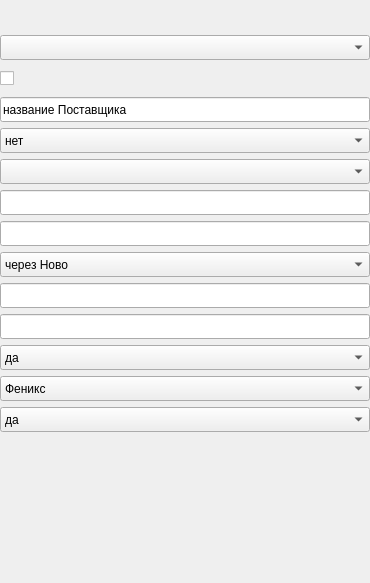
          <widget class="QFrame" name="frame_2">
           <property name="minimumSize">
            <size>
             <width>370</width>
             <height>0</height>
            </size>
           </property>
           <property name="maximumSize">
            <size>
             <width>370</width>
             <height>16777215</height>
            </size>
           </property>
           <layout class="QVBoxLayout" name="verticalLayout_3">
            <property name="spacing">
             <number>6</number>
            </property>
            <property name="leftMargin">
             <number>0</number>
            </property>
            <property name="topMargin">
             <number>3</number>
            </property>
            <property name="rightMargin">
             <number>0</number>
            </property>
            <property name="bottomMargin">
             <number>3</number>
            </property>
            <item>
             <widget class="QLabel" name="label_filter_title_spacer">
              <property name="minimumSize">
               <size>
                <width>0</width>
                <height>26</height>
               </size>
              </property>
              <property name="maximumSize">
               <size>
                <width>16777215</width>
                <height>26</height>
               </size>
              </property>
              <property name="font">
               <font>
                <family>Tahoma</family>
                <pointsize>9</pointsize>
                <italic>false</italic>
                <bold>false</bold>
               </font>
              </property>
              <property name="text">
               <string />
              </property>
             </widget>
            </item>
            <item>
             <widget class="QComboBox" name="cbo_SupplName">
              <property name="minimumSize">
               <size>
                <width>0</width>
                <height>25</height>
               </size>
              </property>
              <property name="maximumSize">
               <size>
                <width>16777215</width>
                <height>25</height>
               </size>
              </property>
             </widget>
            </item>
            <item>
             <widget class="QCheckBox" name="cbx_NewSupplier">
              <property name="text">
               <string />
              </property>
              <property name="minimumSize">
               <size>
                <width>20</width>
                <height>25</height>
               </size>
              </property>
              <property name="maximumSize">
               <size>
                <width>20</width>
                <height>25</height>
               </size>
              </property>
             </widget>
            </item>
            <item>
             <widget class="QLineEdit" name="line_NewSupplier">
              <property name="text">
               <string>название Поставщика</string>
              </property>
              <property name="minimumSize">
               <size>
                <width>0</width>
                <height>25</height>
               </size>
              </property>
              <property name="maximumSize">
               <size>
                <width>16777215</width>
                <height>25</height>
               </size>
              </property>
             </widget>
            </item>
            <item>
             <widget class="QComboBox" name="cbo_SupplierRF">
              <item>
               <property name="text">
                <string>нет</string>
               </property>
              </item>
              <item>
               <property name="text">
                <string>да</string>
               </property>
              </item>
              <property name="minimumSize">
               <size>
                <width>0</width>
                <height>25</height>
               </size>
              </property>
              <property name="maximumSize">
               <size>
                <width>16777215</width>
                <height>25</height>
               </size>
              </property>
             </widget>
            </item>
            <item>
             <widget class="QComboBox" name="cbo_Currency">
              <property name="minimumSize">
               <size>
                <width>0</width>
                <height>25</height>
               </size>
              </property>
              <property name="maximumSize">
               <size>
                <width>16777215</width>
                <height>25</height>
               </size>
              </property>
             </widget>
            </item>
            <item>
             <widget class="QLineEdit" name="line_ExchangeRate">
              <property name="minimumSize">
               <size>
                <width>0</width>
                <height>25</height>
               </size>
              </property>
              <property name="maximumSize">
               <size>
                <width>16777215</width>
                <height>25</height>
               </size>
              </property>
             </widget>
            </item>
            <item>
             <widget class="QLineEdit" name="line_Transport">
              <property name="minimumSize">
               <size>
                <width>0</width>
                <height>25</height>
               </size>
              </property>
              <property name="maximumSize">
               <size>
                <width>16777215</width>
                <height>25</height>
               </size>
              </property>
             </widget>
            </item>
            <item>
             <widget class="QComboBox" name="cbo_viaNovo">
              <item>
               <property name="text">
                <string>через Ново</string>
               </property>
              </item>
              <item>
               <property name="text">
                <string>в Мск</string>
               </property>
              </item>
              <property name="minimumSize">
               <size>
                <width>0</width>
                <height>25</height>
               </size>
              </property>
              <property name="maximumSize">
               <size>
                <width>16777215</width>
                <height>25</height>
               </size>
              </property>
             </widget>
            </item>
            <item>
             <widget class="QLineEdit" name="line_Reexport">
              <property name="minimumSize">
               <size>
                <width>0</width>
                <height>25</height>
               </size>
              </property>
              <property name="maximumSize">
               <size>
                <width>16777215</width>
                <height>25</height>
               </size>
              </property>
             </widget>
            </item>
            <item>
             <widget class="QLineEdit" name="line_FXMarkup">
              <property name="minimumSize">
               <size>
                <width>0</width>
                <height>25</height>
               </size>
              </property>
              <property name="maximumSize">
               <size>
                <width>16777215</width>
                <height>25</height>
               </size>
              </property>
             </widget>
            </item>
            <item>
             <widget class="QComboBox" name="cbo_Customs">
              <item>
               <property name="text">
                <string>да</string>
               </property>
              </item>
              <item>
               <property name="text">
                <string>нет</string>
               </property>
              </item>
              <property name="minimumSize">
               <size>
                <width>0</width>
                <height>25</height>
               </size>
              </property>
              <property name="maximumSize">
               <size>
                <width>16777215</width>
                <height>25</height>
               </size>
              </property>
             </widget>
            </item>
            <item>
             <widget class="QComboBox" name="cbo_Marking">
              <item>
               <property name="text">
                <string>Феникс</string>
               </property>
              </item>
              <item>
               <property name="text">
                <string>Поставщик</string>
               </property>
              </item>
              <property name="minimumSize">
               <size>
                <width>0</width>
                <height>25</height>
               </size>
              </property>
              <property name="maximumSize">
               <size>
                <width>16777215</width>
                <height>25</height>
               </size>
              </property>
             </widget>
            </item>
            <item>
             <widget class="QComboBox" name="cbo_History">
              <item>
               <property name="text">
                <string>да</string>
               </property>
              </item>
              <item>
               <property name="text">
                <string>нет</string>
               </property>
              </item>
              <property name="minimumSize">
               <size>
                <width>0</width>
                <height>25</height>
               </size>
              </property>
              <property name="maximumSize">
               <size>
                <width>16777215</width>
                <height>25</height>
               </size>
              </property>
             </widget>
            </item>
            <item>
             <spacer name="verticalSpacer_left_controls">
              <property name="orientation">
               <enum>Qt::Orientation::Vertical</enum>
              </property>
              <property name="sizeHint" stdset="0">
               <size>
                <width>20</width>
                <height>40</height>
               </size>
              </property>
             </spacer>
            </item>
            <item>
             <widget class="QWidget" name="placeholder_btn_0" native="true">
              <property name="minimumSize">
               <size>
                <width>0</width>
                <height>30</height>
               </size>
              </property>
              <property name="maximumSize">
               <size>
                <width>16777215</width>
                <height>30</height>
               </size>
              </property>
             </widget>
            </item>
            <item>
             <widget class="QWidget" name="placeholder_btn_1" native="true">
              <property name="minimumSize">
               <size>
                <width>0</width>
                <height>30</height>
               </size>
              </property>
              <property name="maximumSize">
               <size>
                <width>16777215</width>
                <height>30</height>
               </size>
              </property>
             </widget>
            </item>
            <item>
             <widget class="QWidget" name="placeholder_btn_2" native="true">
              <property name="minimumSize">
               <size>
                <width>0</width>
                <height>30</height>
               </size>
              </property>
              <property name="maximumSize">
               <size>
                <width>16777215</width>
                <height>30</height>
               </size>
              </property>
             </widget>
            </item>
           </layout>
          </widget>
